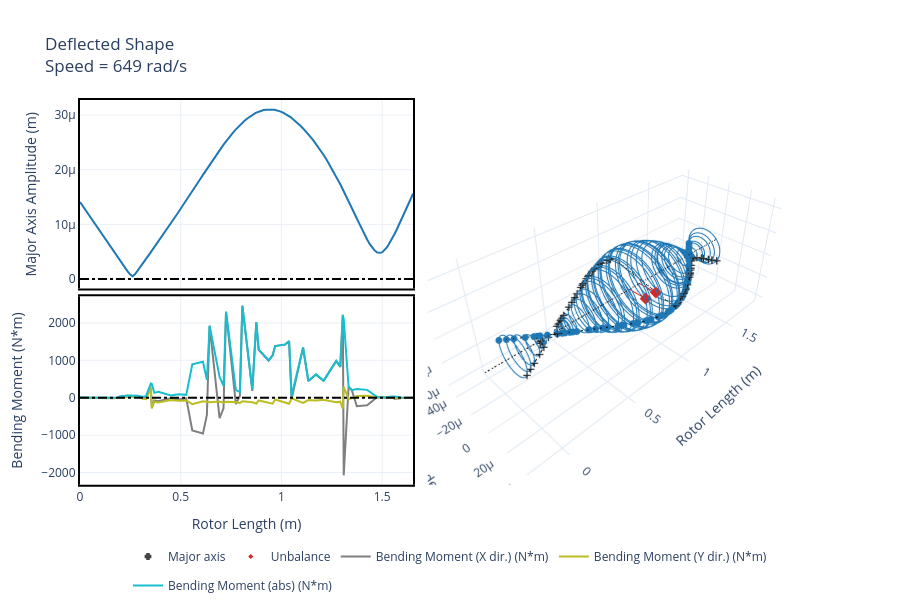

This figure's notebook cell:
### Markdown cell above
### 1.2.3 Plotting results - Deflected shape

To display the deflected shape configuration, use the command `.plot_deflected_shape()`

### Code cell
results2.plot_deflected_shape(speed=649)
